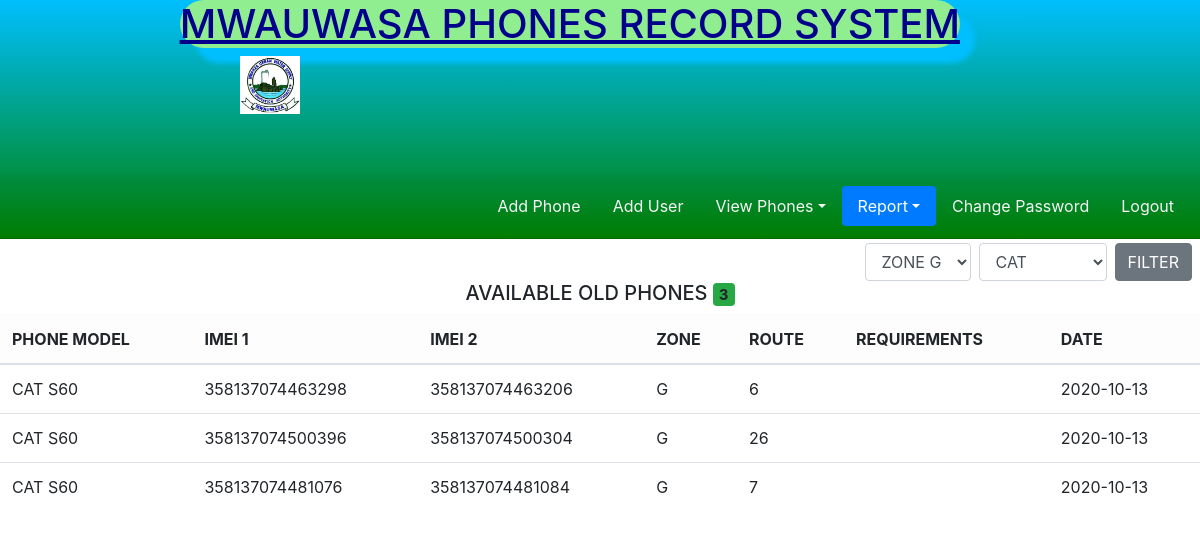
The page /oldrpt.php (signed in) on the database its author committed.
### tables this page shows
CREATE TABLE `replacement` (
  `id` int(11) NOT NULL,
  `route_r` int(11) NOT NULL,
  `phone_model_r` varchar(20) NOT NULL,
  `imei_r` bigint(20) NOT NULL,
  `imei2_r` bigint(20) NOT NULL,
  `zone_r` char(1) NOT NULL,
  `requirements_r` text NOT NULL,
  `replaced_date` date NOT NULL
);

### oldrpt.php (the view, shortened to what this page needs)
<?php
	include_once('connection.php');
    if(isset($_POST['filter'])){
        $zone = $_POST['zone'];
        $model = $_POST['model'];
        $query = "SELECT * FROM replacement WHERE phone_model_r LIKE '%$model%' AND zone_r LIKE '%$zone%'";
        $result = mysqli_query($myconnect, $query);
        $rw = mysqli_num_rows($result);
    }else{
        $query = "SELECT * FROM replacement WHERE phone_model_r LIKE '%cat%' AND zone_r LIKE '%G%'";
        $result = mysqli_query($myconnect, $query);
        $rw = mysqli_num_rows($result);
    }
?>
<!DOCTYPE html>
<html>
<head>
	<link rel="stylesheet" href="https://maxcdn.bootstrapcdn.com/bootstrap/4.0.0/css/bootstrap.min.css">
	<link rel="stylesheet" type="text/css" href="css/bootstrap.min.css">
	<link rel="stylesheet" type="text/css" href="custom/style.css">
</head>
<body>
	<div class="head">
		<header>
			<h1 class='text'>MWAUWASA PHONES RECORD SYSTEM</h1>
			<img src="images/logo2.jpg" class="center2">
		<div class="card-header">
    		<ul class="nav nav-pills card-header-pills justify-content-end">
     			<li class="nav-item">
        			<a class="nav-link" href="add.php">Add Phone</a>
      			</li>
      			<li class="nav-item">
        			<a class="nav-link" href="adduser.php">Add User</a>
      			</li>
      			<li class="nav-item dropdown">
        			<a class="nav-link dropdown-toggle" data-toggle="dropdown" aria-haspopup="true" aria-expanded="false" href="#">View Phones</a>
                 </li>
                 <li class="nav-item">
        			<a class="nav-link active dropdown-toggle" data-toggle="dropdown" aria-haspopup="true" aria-expanded="false" href="#">Report</a>
      			</li>
      			<li class="nav-item">
        			<a class="nav-link" href="change.php">Change Password</a>
      			</li>
     			 <li class="nav-item">
        			<a class="nav-link" href="logout.php">Logout</a>
      			</li>
    		</ul>
 		 </div>
 		</header>
	</div>
        <form action="used.php" method="POST" class="mt-1 form-inline text-center d-flex justify-content-end">
				<select name="zone" class="zone mr-2 form-control" id="zone">
                    <option value="G" class="zn">ZONE G</option>
                </select>
				<select name="model" class="mr-2 form-control" id="model">
					<option value="CAT">CAT</option>
				</select>
				<button class="btn btn-secondary mr-2" id="filter" name="filter">FILTER</button>
		</form>
	<table class="table table-hover" id="init">
		<h5 class="text-center" id="thd">AVAILABLE OLD PHONES <span class="badge bg-success"><?php echo $rw ?></span></h5>
		<thead class="table-light">
			<th>PHONE MODEL</th>
			<th>IMEI 1</th>
			<th>IMEI 2</th>
			<th>ZONE</th>
			<th>ROUTE</th>
            <th>REQUIREMENTS</th>
            <th>DATE</th>
		</thead>
		<?php
		  if($rw > 0){
		    while($row = mysqli_fetch_assoc($result)){
		?>
		<tr>
			<td><?php echo strtoupper($row['phone_model_r']); ?></td>
			<td><?php echo $row['imei_r']; ?></td>
			<td><?php echo $row['imei2_r']; ?></td>
			<td><?php echo strtoupper($row['zone_r']); ?></td>
			<td><?php echo strtoupper($row['route_r']); ?></td>
            <td><?php echo strtoupper($row['requirements_r']); ?></td>
            <td><?php echo strtoupper($row['replaced_date']); ?></td>
		</tr>
		 <?php
		 	  }
			}else{
				echo "<strong style='position: absolute; left: 48%; top: 55%'>No phone</strong>";
			}
		 ?>
	</table>
</body>
</html>

### custom/style.css (style rules this page uses)
.zone { margin-left: 29%; width: 180px; }
h1 { color: darkblue; }
a { color: whitesmoke; }
.center2 { margin-left:20%; margin-bottom:5%; width: 5%; }
.text { margin-right: 20%; text-decoration: underline; float:right; border-radius: 24px; background: lightgreen; box-shadow: 15px 15px 5px deepskyBlue; }
.head { background:linear-gradient(deepskyBlue,green); }

### rows shown on the page
replacement: phone_model_r "CAT S60", imei_r "358137074463298", imei2_r "358137074463206", zone_r "G", route_r "6", replaced_date "2020-10-13"
replacement: phone_model_r "CAT S60", imei_r "358137074500396", imei2_r "358137074500304", zone_r "G", route_r "26", replaced_date "2020-10-13"
replacement: phone_model_r "CAT S60", imei_r "358137074481076", imei2_r "358137074481084", zone_r "G", route_r "7", replaced_date "2020-10-13"

### other values the page prints
$rw "3"
